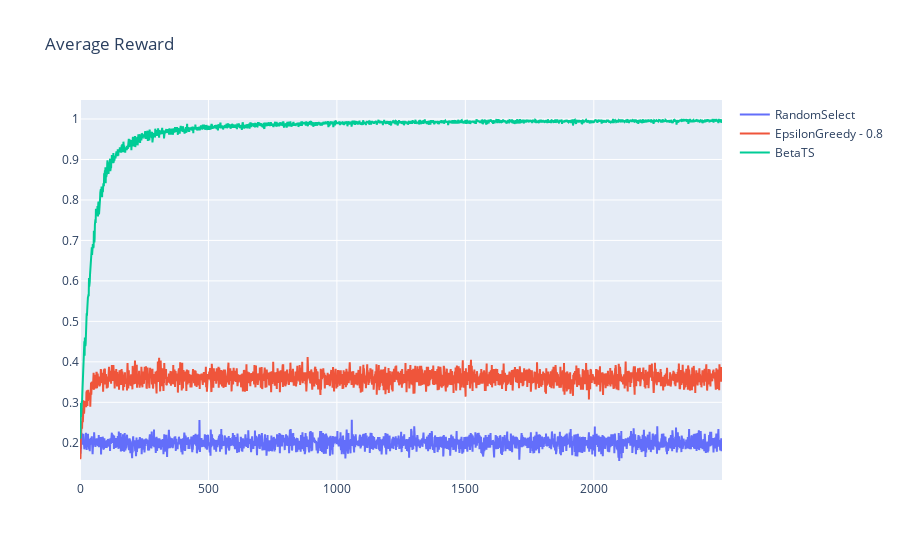

The notebook cell this image was saved under:
### Code cell
plot(results[:-1], metric = "accuracy", title="Average Reward").show()

### Figure 1 — Plotly figure (JSON) as saved in the notebook; plotly's stock layout.template omitted (floating-point values rounded to 4 significant figures; data arrays with more than 128 entries replaced by an {"elided": "..."} marker saying what was removed)
{"data": [{"mode": "lines", "name": "RandomSelect", "type": "scatter", "x": {"elided": "2500 int values"}, "y": {"elided": "2500 float values"}}, {"mode": "lines", "name": "EpsilonGreedy - 0.8", "type": "scatter", "x": {"elided": "2500 int values"}, "y": {"elided": "2500 float values"}}, {"mode": "lines", "name": "BetaTS", "type": "scatter", "x": {"elided": "2500 int values"}, "y": {"elided": "2500 float values"}}], "layout": {"autosize": true, "title": {"text": "Average Reward"}}}
